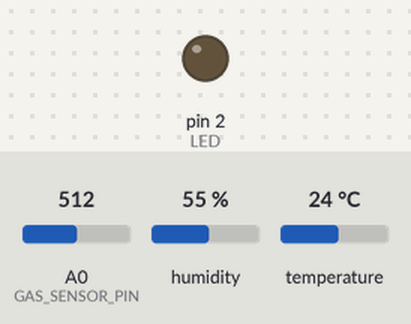
This sketch was run on a simulated Arduino Uno, built with avr-gcc and run on an emulated ATmega328P. Parts: output pins drawn as LEDs (lit = HIGH). The inputs (shaded band) are chosen by the test bench; at power-on: A0 (GAS_SENSOR_PIN) = 512, humidity 55 %, temperature 24 °C. What the sketch prints to the serial monitor is not drawn.

Above: at 0.1 s.
At 9.1 s:
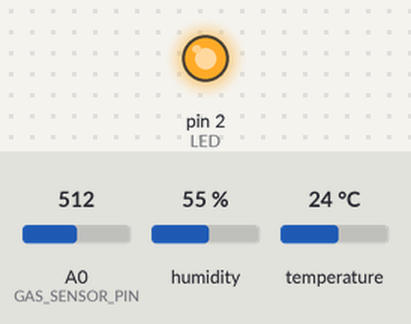
Timing chart, 0 to 10.6 s (numbered marks = the images above):
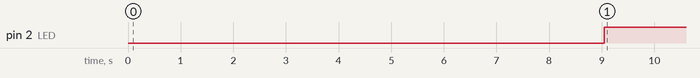

Measured:
- by itself, pin 2 (LED): LOW → HIGH at 9.0 s

The sketch:

project.ino
```cpp
#include <DHT.h>
#define DHTPIN 4
#define DHTTYPE DHT22
#define GAS_SENSOR_PIN A0  // Cảm biến MQ-135 nối với chân A0
#define LED 2

#define WINDOW_SIZE 5  // Kích thước cửa sổ WMA

DHT dht(DHTPIN, DHTTYPE);

// Lưu lịch sử PM2.5, Nhiệt độ và Độ ẩm
float pm25_history[WINDOW_SIZE] = {0};
float temp_history[WINDOW_SIZE] = {0};
float hum_history[WINDOW_SIZE] = {0};
int histIndex = 0;

// Tính WMA cho một dãy số
float computeWMA(float arr[], int size) {
  float numerator = 0;
  float denominator = 0;
  for (int i = 0; i < size; i++) {
    int weight = size - i;  // Trọng số cao hơn cho các giá trị gần nhất
    numerator += arr[i] * weight;
    denominator += weight;
  }
  return numerator / denominator;
}

void setup() {
  Serial.begin(115200);
  dht.begin();
  pinMode(LED, OUTPUT);
}

void loop() {
  delay(1000);

  // Đọc cảm biến DHT22
  float h = dht.readHumidity();
  float t = dht.readTemperature();

  if (isnan(h) || isnan(t)) {
    Serial.println("❌Failed to read from DHT Sensor!");
    return;
  }

  // Đọc cảm biến MQ-135 (PM2.5 thực tế)
  int gasLevel = analogRead(GAS_SENSOR_PIN);
  // Quy đổi giá trị analog sang µg/m³ cho PM2.5 (Công thức có thể thay đổi tùy thuộc vào cảm biến và điều kiện)
  float pm25 = map(gasLevel, 0, 1023, 0, 500);  // Bạn cần điều chỉnh theo cảm biến và môi trường

  // Cập nhật dữ liệu vào mảng WMA
  pm25_history[histIndex] = pm25;
  temp_history[histIndex] = t;
  hum_history[histIndex] = h;
  histIndex = (histIndex + 1) % WINDOW_SIZE;

  // Tính WMA cho PM2.5, Nhiệt độ và Độ ẩm
  float pm25_wma = computeWMA(pm25_history, WINDOW_SIZE);
  float temp_wma = computeWMA(temp_history, WINDOW_SIZE);
  float hum_wma = computeWMA(hum_history, WINDOW_SIZE);

  // In thông số
  Serial.println("=== DỮ LIỆU MÔI TRƯỜNG ===");
  Serial.print("Độ ẩm: "); Serial.print(h); Serial.println(" %");
  Serial.print("Nhiệt độ: "); Serial.print(t); Serial.println(" °C");
  Serial.print("PM2.5: "); Serial.print(pm25); Serial.println(" µg/m³");
  Serial.print("PM2.5 WMA: "); Serial.print(pm25_wma); Serial.println(" µg/m³");
  Serial.print("Nhiệt độ WMA: "); Serial.print(temp_wma); Serial.println(" °C");
  Serial.print("Độ ẩm WMA: "); Serial.print(hum_wma); Serial.println(" %");

  // Cảnh báo nếu PM2.5 WMA vượt quá mức cho phép
  if (pm25_wma > 150) {
    digitalWrite(LED, HIGH);
    Serial.println("⚠️Cảnh báo: Mức ô nhiễm cao!");
  } else {
    digitalWrite(LED, LOW);
  }

  delay(3000);
}
```
